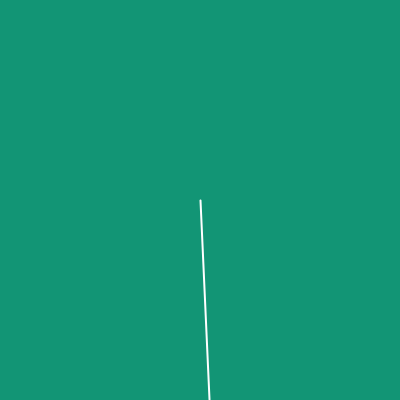
Frame 1 (no input)
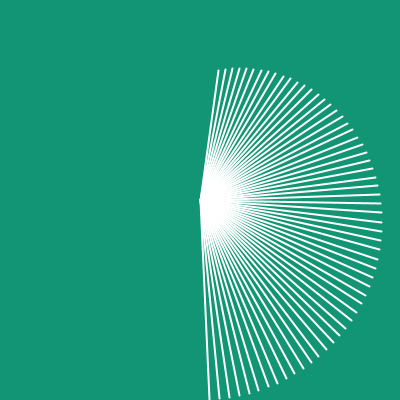
Frame 60 (the mouse pressed at the canvas centre just before this capture)
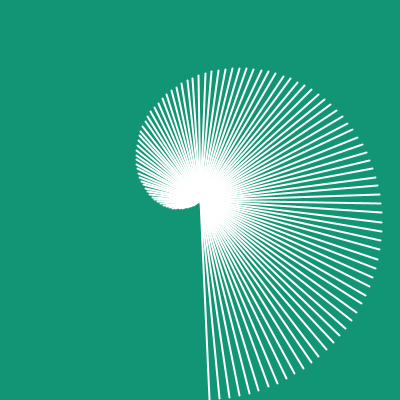
Frame 120 (the mouse held since frame 60 and released just before this capture)

The Processing sketch that drew these frames (run headless with seeded random() and noise(); from frame 60 on, the mouse is pressed at the canvas centre):

// Processing sketch: e122_scale_and_rose
// ── e122_scale_and_rose.pde
// NOTE: 
//   There seems to be a bug in
//   Processing.js running in the browser.
//   The scale() function, explained in
//   episode 122, causes unexpected
//   side effects.

//   You can do two things:
//   1) run the program in the Processing IDE
//   2) delete the lines with strokeWeight()
//      and scale(), then
//      replace      cos(k*t)  
//           by  200*cos(k*t)

float k = 2/7.0;

void setup() {
  size(400, 400);
  background(#129575);
  colorMode(HSB);
  strokeWeight(0.01);
}
void draw() {
  translate(width/2, height/2);
  scale(200, 200);
  float t = frameCount / 20.0;
  float x = cos(k*t) * sin(t);
  float y = cos(k*t) * cos(t); 
  stroke(255);
  line(0, 0, x, y);
}
